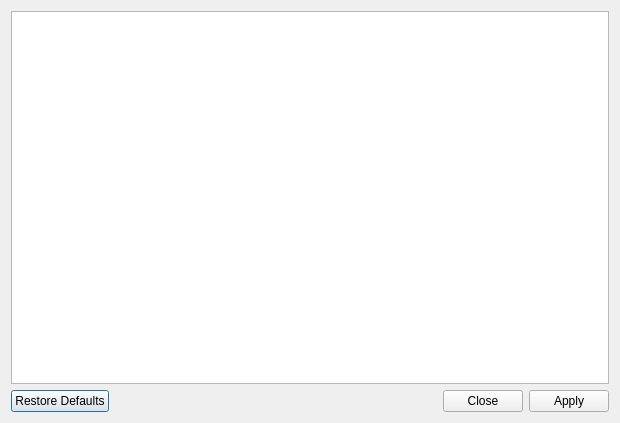
<?xml version="1.0" encoding="UTF-8"?>
<ui version="4.0">
 <class>CssDebugDialog</class>
 <widget class="QDialog" name="CssDebugDialog">
  <property name="geometry">
   <rect>
    <x>0</x>
    <y>0</y>
    <width>620</width>
    <height>423</height>
   </rect>
  </property>
  <property name="windowTitle">
   <string>Letos CSS console</string>
  </property>
  <layout class="QVBoxLayout" name="verticalLayout">
   <item>
    <widget class="QPlainTextEdit" name="cssEdit"/>
   </item>
   <item>
    <widget class="QDialogButtonBox" name="buttonBox">
     <property name="orientation">
      <enum>Qt::Horizontal</enum>
     </property>
     <property name="standardButtons">
      <set>QDialogButtonBox::Apply|QDialogButtonBox::Close|QDialogButtonBox::RestoreDefaults</set>
     </property>
    </widget>
   </item>
  </layout>
 </widget>
 <resources/>
 <connections>
  <connection>
   <sender>buttonBox</sender>
   <signal>accepted()</signal>
   <receiver>CssDebugDialog</receiver>
   <slot>accept()</slot>
   <hints>
    <hint type="sourcelabel">
     <x>248</x>
     <y>254</y>
    </hint>
    <hint type="destinationlabel">
     <x>157</x>
     <y>274</y>
    </hint>
   </hints>
  </connection>
  <connection>
   <sender>buttonBox</sender>
   <signal>rejected()</signal>
   <receiver>CssDebugDialog</receiver>
   <slot>reject()</slot>
   <hints>
    <hint type="sourcelabel">
     <x>316</x>
     <y>260</y>
    </hint>
    <hint type="destinationlabel">
     <x>286</x>
     <y>274</y>
    </hint>
   </hints>
  </connection>
 </connections>
</ui>
